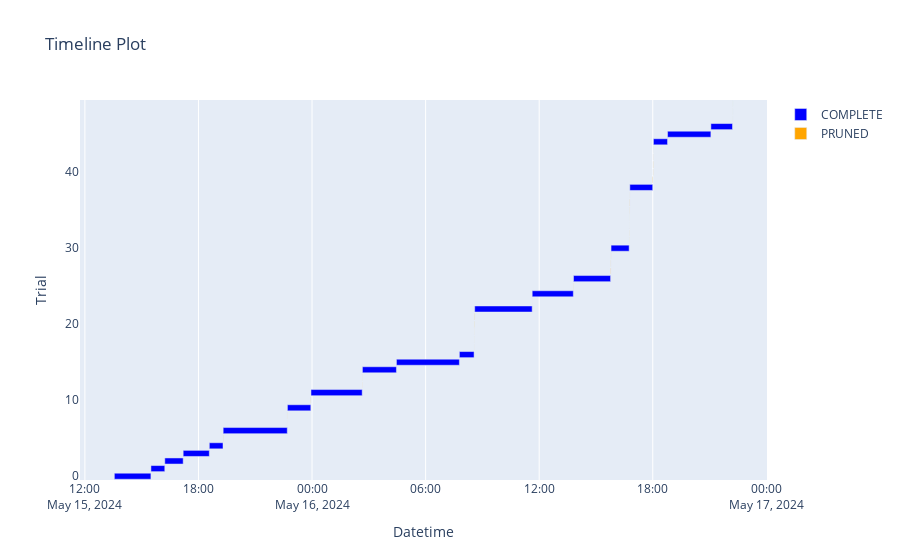

The notebook cell this image was saved under:
### Code cell
optuna.visualization.plot_timeline(study)

### Figure 1 — Plotly figure (JSON) as saved in the notebook; plotly's stock layout.template omitted (floating-point values rounded to 4 significant figures)
{"data": [{"base": ["2024-05-15T13:33:24.598141", "2024-05-15T15:29:20.532128", "2024-05-15T16:13:18.008894", "2024-05-15T17:11:34.697628", "2024-05-15T18:34:26.466184", "2024-05-15T19:18:19.059512", "2024-05-15T22:41:59.211910", "2024-05-15T23:56:38.338176", "2024-05-16T02:39:41.581544", "2024-05-16T04:27:31.174699", "2024-05-16T07:47:03.125629", "2024-05-16T08:35:35.491391", "2024-05-16T11:37:50.896980", "2024-05-16T13:48:47.693969", "2024-05-16T15:47:46.441105", "2024-05-16T16:47:15.945112", "2024-05-16T18:02:07.112490", "2024-05-16T18:46:51.139144", "2024-05-16T21:04:13.475631"], "hovertemplate": "%{text}<extra>COMPLETE</extra>", "marker": {"color": "blue"}, "name": "COMPLETE", "orientation": "h", "text": ["{<br>  \"number\": 0,<br>  \"values\": [<br>    55.081053733825684<br>  ],<br>  \"params\": {<br>    \"n_layers\": 2,<br>    \"activation\": \"relu\",<br>    \"weight_init\": \"normal\",<br>    \"n_units_l0\": 352,<br>    \"n_units_l1\": 403,<br>    \"batch_norm\": true,<br>    \"optimizer\": \"SGD\",<br>    \"learning_rate\": 0.002748485443860637,<br>    \"regularization\": \"none\",<br>    \"reg_strength\": 0.00014124655165663854,<br>    \"batch_size\": 63<br>  }<br>}", "{<br>  \"number\": 1,<br>  \"values\": [<br>    22297.441467285156<br>  ],<br>  \"params\": {<br>    \"n_layers\": 4,<br>    \"activation\": \"relu\",<br>    \"weight_init\": \"xavier\",<br>    \"n_units_l0\": 48,<br>    \"n_units_l1\": 178,<br>    \"n_units_l2\": 880,<br>    \"n_units_l3\": 107,<br>    \"batch_norm\": false,<br>    \"optimizer\": \"RMSprop\",<br>    \"learning_rate\": 0.06865322775888155,<br>    \"regularization\": \"none\",<br>    \"reg_strength\": 0.0009888722278175882,<br>    \"batch_size\": 196<br>  }<br>}", "{<br>  \"number\": 2,<br>  \"values\": [<br>    11287.121368408203<br>  ],<br>  \"params\": {<br>    \"n_layers\": 2,<br>    \"activation\": \"relu\",<br>    \"weight_init\": \"he\",<br>    \"n_units_l0\": 138,<br>    \"n_units_l1\": 29,<br>    \"batch_norm\": true,<br>    \"optimizer\": \"RMSprop\",<br>    \"learning_rate\": 0.057416019373146394,<br>    \"regularization\": \"l2\",<br>    \"reg_strength\": 0.00010323209439899802,<br>    \"batch_size\": 115<br>  }<br>}", "{<br>  \"number\": 3,<br>  \"values\": [<br>    18096.642196655273<br>  ],<br>  \"params\": {<br>    \"n_layers\": 3,<br>    \"activation\": \"elu\",<br>    \"weight_init\": \"normal\",<br>    \"n_units_l0\": 591,<br>    \"n_units_l1\": 905,<br>    \"n_units_l2\": 146,<br>    \"batch_norm\": false,<br>    \"optimizer\": \"SGD\",<br>    \"learning_rate\": 0.03478310831595321,<br>    \"regularization\": \"l2\",<br>    \"reg_strength\": 0.0006240485348485533,<br>    \"batch_size\": 196<br>  }<br>}", "{<br>  \"number\": 4,<br>  \"values\": [<br>    10702.53532409668<br>  ],<br>  \"params\": {<br>    \"n_layers\": 2,<br>    \"activation\": \"leaky_relu\",<br>    \"weight_init\": \"he\",<br>    \"n_units_l0\": 123,<br>    \"n_units_l1\": 950,<br>    \"batch_norm\": false,<br>    \"optimizer\": \"SGD\",<br>    \"learning_rate\": 0.05737221187236187,<br>    \"regularization\": \"l1\",<br>    \"reg_strength\": 0.0005275310441553517,<br>    \"batch_size\": 229<br>  }<br>}", "{<br>  \"number\": 6,<br>  \"values\": [<br>    9580.337345123291<br>  ],<br>  \"params\": {<br>    \"n_layers\": 1,<br>    \"activation\": \"relu\",<br>    \"weight_init\": \"he\",<br>    \"n_units_l0\": 590,<br>    \"batch_norm\": true,<br>    \"optimizer\": \"RMSprop\",<br>    \"learning_rate\": 0.08071244850992174,<br>    \"regularization\": \"l1\",<br>    \"reg_strength\": 0.0005566839937564286,<br>    \"batch_size\": 48<br>  }<br>}", "{<br>  \"number\": 9,<br>  \"values\": [<br>    59.18862920999527<br>  ],<br>  \"params\": {<br>    \"n_layers\": 1,<br>    \"activation\": \"relu\",<br>    \"weight_init\": \"he\",<br>    \"n_units_l0\": 529,<br>    \"batch_norm\": true,<br>    \"optimizer\": \"SGD\",<br>    \"learning_rate\": 0.09078250709182738,<br>    \"regularization\": \"none\",<br>    \"reg_strength\": 0.000617161578644656,<br>    \"batch_size\": 244<br>  }<br>}", "{<br>  \"number\": 11,<br>  \"values\": [<br>    3138.786201477051<br>  ],<br>  \"params\": {<br>    \"n_layers\": 1,<br>    \"activation\": \"elu\",<br>    \"weight_init\": \"xavier\",<br>    \"n_units_l0\": 907,<br>    \"batch_norm\": false,<br>    \"optimizer\": \"Adam\",<br>    \"learning_rate\": 0.059915039661511384,<br>    \"regularization\": \"l1\",<br>    \"reg_strength\": 0.0008075531683559567,<br>    \"batch_size\": 91<br>  }<br>}", "{<br>  \"number\": 14,<br>  \"values\": [<br>    5299.08939743042<br>  ],<br>  \"params\": {<br>    \"n_layers\": 2,<br>    \"activation\": \"relu\",<br>    \"weight_init\": \"xavier\",<br>    \"n_units_l0\": 773,<br>    \"n_units_l1\": 573,<br>    \"batch_norm\": true,<br>    \"optimizer\": \"RMSprop\",<br>    \"learning_rate\": 0.0982818832019072,<br>    \"regularization\": \"l2\",<br>    \"reg_strength\": 0.0006887248391335575,<br>    \"batch_size\": 153<br>  }<br>}", "{<br>  \"number\": 15,<br>  \"values\": [<br>    2564.150531768799<br>  ],<br>  \"params\": {<br>    \"n_layers\": 1,<br>    \"activation\": \"relu\",<br>    \"weight_init\": \"normal\",<br>    \"n_units_l0\": 911,<br>    \"batch_norm\": true,<br>    \"optimizer\": \"SGD\",<br>    \"learning_rate\": 0.02082736189649506,<br>    \"regularization\": \"l1\",<br>    \"reg_strength\": 0.000617068382088081,<br>    \"batch_size\": 72<br>  }<br>}", "{<br>  \"number\": 16,<br>  \"values\": [<br>    26.193303883075714<br>  ],<br>  \"params\": {<br>    \"n_layers\": 1,<br>    \"activation\": \"relu\",<br>    \"weight_init\": \"normal\",<br>    \"n_units_l0\": 153,<br>    \"batch_norm\": true,<br>    \"optimizer\": \"RMSprop\",<br>    \"learning_rate\": 0.032443002348021395,<br>    \"regularization\": \"none\",<br>    \"reg_strength\": 0.0008667416658923466,<br>    \"batch_size\": 244<br>  }<br>}", "{<br>  \"number\": 22,<br>  \"values\": [<br>    1571.1124501228333<br>  ],<br>  \"params\": {<br>    \"n_layers\": 1,<br>    \"activation\": \"elu\",<br>    \"weight_init\": \"he\",<br>    \"n_units_l0\": 911,<br>    \"batch_norm\": true,<br>    \"optimizer\": \"SGD\",<br>    \"learning_rate\": 0.014687769417990144,<br>    \"regularization\": \"l1\",<br>    \"reg_strength\": 0.00098243503184365,<br>    \"batch_size\": 80<br>  }<br>}", "{<br>  \"number\": 24,<br>  \"values\": [<br>    467.15779304504395<br>  ],<br>  \"params\": {<br>    \"n_layers\": 2,<br>    \"activation\": \"leaky_relu\",<br>    \"weight_init\": \"normal\",<br>    \"n_units_l0\": 938,<br>    \"n_units_l1\": 846,<br>    \"batch_norm\": true,<br>    \"optimizer\": \"SGD\",<br>    \"learning_rate\": 0.017484839976867596,<br>    \"regularization\": \"l2\",<br>    \"reg_strength\": 0.00018594526787076165,<br>    \"batch_size\": 185<br>  }<br>}", "{<br>  \"number\": 26,<br>  \"values\": [<br>    192.28686714172363<br>  ],<br>  \"params\": {<br>    \"n_layers\": 2,<br>    \"activation\": \"leaky_relu\",<br>    \"weight_init\": \"he\",<br>    \"n_units_l0\": 636,<br>    \"n_units_l1\": 672,<br>    \"batch_norm\": true,<br>    \"optimizer\": \"SGD\",<br>    \"learning_rate\": 0.04686814799118347,<br>    \"regularization\": \"none\",<br>    \"reg_strength\": 0.0007585199822165193,<br>    \"batch_size\": 93<br>  }<br>}", "{<br>  \"number\": 30,<br>  \"values\": [<br>    2741.3409996032715<br>  ],<br>  \"params\": {<br>    \"n_layers\": 2,<br>    \"activation\": \"relu\",<br>    \"weight_init\": \"xavier\",<br>    \"n_units_l0\": 210,<br>    \"n_units_l1\": 437,<br>    \"batch_norm\": true,<br>    \"optimizer\": \"Adam\",<br>    \"learning_rate\": 0.07543305199812411,<br>    \"regularization\": \"l2\",<br>    \"reg_strength\": 0.0006385804919097132,<br>    \"batch_size\": 159<br>  }<br>}", "{<br>  \"number\": 38,<br>  \"values\": [<br>    1342.6538848876953<br>  ],<br>  \"params\": {<br>    \"n_layers\": 2,<br>    \"activation\": \"elu\",<br>    \"weight_init\": \"xavier\",<br>    \"n_units_l0\": 381,<br>    \"n_units_l1\": 859,<br>    \"batch_norm\": true,<br>    \"optimizer\": \"Adam\",<br>    \"learning_rate\": 0.03303439088314285,<br>    \"regularization\": \"l2\",<br>    \"reg_strength\": 0.000295993505605448,<br>    \"batch_size\": 147<br>  }<br>}", "{<br>  \"number\": 44,<br>  \"values\": [<br>    164.99803161621094<br>  ],<br>  \"params\": {<br>    \"n_layers\": 1,<br>    \"activation\": \"elu\",<br>    \"weight_init\": \"normal\",<br>    \"n_units_l0\": 67,<br>    \"batch_norm\": true,<br>    \"optimizer\": \"SGD\",<br>    \"learning_rate\": 0.09809255833830065,<br>    \"regularization\": \"none\",<br>    \"reg_strength\": 0.0007776912812531862,<br>    \"batch_size\": 135<br>  }<br>}", "{<br>  \"number\": 45,<br>  \"values\": [<br>    31.645521581172943<br>  ],<br>  \"params\": {<br>    \"n_layers\": 3,<br>    \"activation\": \"leaky_relu\",<br>    \"weight_init\": \"he\",<br>    \"n_units_l0\": 888,<br>    \"n_units_l1\": 532,<br>    \"n_units_l2\": 415,<br>    \"batch_norm\": true,<br>    \"optimizer\": \"Adam\",<br>    \"learning_rate\": 0.05035591588974117,<br>    \"regularization\": \"none\",<br>    \"reg_strength\": 0.0005004324387281008,<br>    \"batch_size\": 203<br>  }<br>}", "{<br>  \"number\": 46,<br>  \"values\": [<br>    738.666273355484<br>  ],<br>  \"params\": {<br>    \"n_layers\": 1,<br>    \"activation\": \"elu\",<br>    \"weight_init\": \"xavier\",<br>    \"n_units_l0\": 224,<br>    \"batch_norm\": false,<br>    \"optimizer\": \"RMSprop\",<br>    \"learning_rate\": 0.015268872664356763,<br>    \"regularization\": \"l2\",<br>    \"reg_strength\": 0.00040325419532274433,<br>    \"batch_size\": 93<br>  }<br>}"], "textposition": "none", "type": "bar", "x": [6955000.0, 2637000.0, 3496000.0, 4971000.0, 2605000.0, 12190000.0, 4447000.0, 9741000.0, 6469000.0, 11970000.0, 2793000.0, 10930000.0, 7822000.0, 7051000.0, 3443000.0, 4353000.0, 2684000.0, 8242000.0, 4110000.0], "y": [0, 1, 2, 3, 4, 6, 9, 11, 14, 15, 16, 22, 24, 26, 30, 38, 44, 45, 46]}, {"base": ["2024-05-15T19:17:52.058766", "2024-05-15T22:41:31.969249", "2024-05-15T22:41:38.760641", "2024-05-15T23:56:06.589255", "2024-05-16T02:38:59.227133", "2024-05-16T02:39:23.688822", "2024-05-16T08:33:36.554084", "2024-05-16T08:33:43.645317", "2024-05-16T08:33:53.271548", "2024-05-16T08:34:03.720205", "2024-05-16T08:34:41.886321", "2024-05-16T11:37:44.811510", "2024-05-16T13:48:13.637058", "2024-05-16T15:46:18.994884", "2024-05-16T15:47:14.731251", "2024-05-16T15:47:30.989774", "2024-05-16T16:45:09.823277", "2024-05-16T16:45:23.407212", "2024-05-16T16:45:45.257744", "2024-05-16T16:45:52.135568", "2024-05-16T16:46:03.119621", "2024-05-16T16:46:29.996565", "2024-05-16T16:47:07.528071", "2024-05-16T17:59:49.201598", "2024-05-16T18:00:46.941938", "2024-05-16T18:01:07.169839", "2024-05-16T18:01:40.725711", "2024-05-16T18:01:59.534262", "2024-05-16T22:12:43.847094", "2024-05-16T22:12:56.742006", "2024-05-16T22:13:04.905073"], "hovertemplate": "%{text}<extra>PRUNED</extra>", "marker": {"color": "orange"}, "name": "PRUNED", "orientation": "h", "text": ["{<br>  \"number\": 5,<br>  \"values\": [<br>    60223.975368499756<br>  ],<br>  \"params\": {<br>    \"n_layers\": 2,<br>    \"activation\": \"relu\",<br>    \"weight_init\": \"normal\",<br>    \"n_units_l0\": 180,<br>    \"n_units_l1\": 145,<br>    \"batch_norm\": true,<br>    \"optimizer\": \"RMSprop\",<br>    \"learning_rate\": 0.09230322330929287,<br>    \"regularization\": \"none\",<br>    \"reg_strength\": 2.7184775890841562e-05,<br>    \"batch_size\": 22<br>  }<br>}", "{<br>  \"number\": 7,<br>  \"values\": [<br>    45168.98426818848<br>  ],<br>  \"params\": {<br>    \"n_layers\": 1,<br>    \"activation\": \"relu\",<br>    \"weight_init\": \"xavier\",<br>    \"n_units_l0\": 22,<br>    \"batch_norm\": false,<br>    \"optimizer\": \"Adam\",<br>    \"learning_rate\": 0.07438514714896854,<br>    \"regularization\": \"l2\",<br>    \"reg_strength\": 0.0008469819726885453,<br>    \"batch_size\": 73<br>  }<br>}", "{<br>  \"number\": 8,<br>  \"values\": [<br>    22134.963973999023<br>  ],<br>  \"params\": {<br>    \"n_layers\": 2,<br>    \"activation\": \"leaky_relu\",<br>    \"weight_init\": \"normal\",<br>    \"n_units_l0\": 610,<br>    \"n_units_l1\": 573,<br>    \"batch_norm\": false,<br>    \"optimizer\": \"Adam\",<br>    \"learning_rate\": 0.07453598974634115,<br>    \"regularization\": \"none\",<br>    \"reg_strength\": 0.00037071411371619224,<br>    \"batch_size\": 167<br>  }<br>}", "{<br>  \"number\": 10,<br>  \"values\": [<br>    25796.673400878906<br>  ],<br>  \"params\": {<br>    \"n_layers\": 4,<br>    \"activation\": \"leaky_relu\",<br>    \"weight_init\": \"normal\",<br>    \"n_units_l0\": 554,<br>    \"n_units_l1\": 927,<br>    \"n_units_l2\": 920,<br>    \"n_units_l3\": 401,<br>    \"batch_norm\": true,<br>    \"optimizer\": \"SGD\",<br>    \"learning_rate\": 0.002162265279367056,<br>    \"regularization\": \"none\",<br>    \"reg_strength\": 0.00017702005931948022,<br>    \"batch_size\": 96<br>  }<br>}", "{<br>  \"number\": 12,<br>  \"values\": [<br>    22302.262817382812<br>  ],<br>  \"params\": {<br>    \"n_layers\": 4,<br>    \"activation\": \"elu\",<br>    \"weight_init\": \"he\",<br>    \"n_units_l0\": 682,<br>    \"n_units_l1\": 920,<br>    \"n_units_l2\": 10,<br>    \"n_units_l3\": 977,<br>    \"batch_norm\": false,<br>    \"optimizer\": \"RMSprop\",<br>    \"learning_rate\": 0.06281133906875197,<br>    \"regularization\": \"l2\",<br>    \"reg_strength\": 0.0008584555225926134,<br>    \"batch_size\": 197<br>  }<br>}", "{<br>  \"number\": 13,<br>  \"values\": [<br>    46941.10981750488<br>  ],<br>  \"params\": {<br>    \"n_layers\": 3,<br>    \"activation\": \"relu\",<br>    \"weight_init\": \"he\",<br>    \"n_units_l0\": 407,<br>    \"n_units_l1\": 324,<br>    \"n_units_l2\": 626,<br>    \"batch_norm\": false,<br>    \"optimizer\": \"Adam\",<br>    \"learning_rate\": 0.03434119051504456,<br>    \"regularization\": \"l2\",<br>    \"reg_strength\": 0.000663057092562887,<br>    \"batch_size\": 81<br>  }<br>}", "{<br>  \"number\": 17,<br>  \"values\": [<br>    30030.16424560547<br>  ],<br>  \"params\": {<br>    \"n_layers\": 4,<br>    \"activation\": \"relu\",<br>    \"weight_init\": \"normal\",<br>    \"n_units_l0\": 44,<br>    \"n_units_l1\": 773,<br>    \"n_units_l2\": 735,<br>    \"n_units_l3\": 267,<br>    \"batch_norm\": false,<br>    \"optimizer\": \"RMSprop\",<br>    \"learning_rate\": 0.07827711398426936,<br>    \"regularization\": \"none\",<br>    \"reg_strength\": 0.0009014071279129246,<br>    \"batch_size\": 146<br>  }<br>}", "{<br>  \"number\": 18,<br>  \"values\": [<br>    42863.22880554199<br>  ],<br>  \"params\": {<br>    \"n_layers\": 4,<br>    \"activation\": \"leaky_relu\",<br>    \"weight_init\": \"he\",<br>    \"n_units_l0\": 35,<br>    \"n_units_l1\": 168,<br>    \"n_units_l2\": 748,<br>    \"n_units_l3\": 40,<br>    \"batch_norm\": false,<br>    \"optimizer\": \"Adam\",<br>    \"learning_rate\": 0.04419600903203486,<br>    \"regularization\": \"l1\",<br>    \"reg_strength\": 0.00024848516886059256,<br>    \"batch_size\": 79<br>  }<br>}", "{<br>  \"number\": 19,<br>  \"values\": [<br>    15193.458068847656<br>  ],<br>  \"params\": {<br>    \"n_layers\": 4,<br>    \"activation\": \"elu\",<br>    \"weight_init\": \"xavier\",<br>    \"n_units_l0\": 37,<br>    \"n_units_l1\": 598,<br>    \"n_units_l2\": 846,<br>    \"n_units_l3\": 387,<br>    \"batch_norm\": true,<br>    \"optimizer\": \"RMSprop\",<br>    \"learning_rate\": 0.0032419834316911628,<br>    \"regularization\": \"l2\",<br>    \"reg_strength\": 0.00022221130158916485,<br>    \"batch_size\": 80<br>  }<br>}", "{<br>  \"number\": 20,<br>  \"values\": [<br>    15466.565472602844<br>  ],<br>  \"params\": {<br>    \"n_layers\": 1,<br>    \"activation\": \"elu\",<br>    \"weight_init\": \"he\",<br>    \"n_units_l0\": 349,<br>    \"batch_norm\": true,<br>    \"optimizer\": \"Adam\",<br>    \"learning_rate\": 0.007847906116496247,<br>    \"regularization\": \"l2\",<br>    \"reg_strength\": 0.00011422858084482289,<br>    \"batch_size\": 22<br>  }<br>}", "{<br>  \"number\": 21,<br>  \"values\": [<br>    29350.438247680664<br>  ],<br>  \"params\": {<br>    \"n_layers\": 4,<br>    \"activation\": \"leaky_relu\",<br>    \"weight_init\": \"xavier\",<br>    \"n_units_l0\": 805,<br>    \"n_units_l1\": 408,<br>    \"n_units_l2\": 906,<br>    \"n_units_l3\": 46,<br>    \"batch_norm\": true,<br>    \"optimizer\": \"Adam\",<br>    \"learning_rate\": 0.00031176548239344033,<br>    \"regularization\": \"none\",<br>    \"reg_strength\": 0.0009153590455948729,<br>    \"batch_size\": 51<br>  }<br>}", "{<br>  \"number\": 23,<br>  \"values\": [<br>    23900.57015991211<br>  ],<br>  \"params\": {<br>    \"n_layers\": 3,<br>    \"activation\": \"leaky_relu\",<br>    \"weight_init\": \"normal\",<br>    \"n_units_l0\": 40,<br>    \"n_units_l1\": 720,<br>    \"n_units_l2\": 892,<br>    \"batch_norm\": false,<br>    \"optimizer\": \"RMSprop\",<br>    \"learning_rate\": 0.06902588453759316,<br>    \"regularization\": \"l1\",<br>    \"reg_strength\": 1.0339229388549266e-05,<br>    \"batch_size\": 154<br>  }<br>}", "{<br>  \"number\": 25,<br>  \"values\": [<br>    114245.30424499512<br>  ],<br>  \"params\": {<br>    \"n_layers\": 1,<br>    \"activation\": \"relu\",<br>    \"weight_init\": \"xavier\",<br>    \"n_units_l0\": 524,<br>    \"batch_norm\": false,<br>    \"optimizer\": \"Adam\",<br>    \"learning_rate\": 0.09759914694240719,<br>    \"regularization\": \"none\",<br>    \"reg_strength\": 9.448351872166328e-05,<br>    \"batch_size\": 31<br>  }<br>}", "{<br>  \"number\": 27,<br>  \"values\": [<br>    217484.3299255371<br>  ],<br>  \"params\": {<br>    \"n_layers\": 4,<br>    \"activation\": \"elu\",<br>    \"weight_init\": \"he\",<br>    \"n_units_l0\": 319,<br>    \"n_units_l1\": 509,<br>    \"n_units_l2\": 677,<br>    \"n_units_l3\": 773,<br>    \"batch_norm\": true,<br>    \"optimizer\": \"RMSprop\",<br>    \"learning_rate\": 0.06725025976692686,<br>    \"regularization\": \"l2\",<br>    \"reg_strength\": 0.000644716723672236,<br>    \"batch_size\": 17<br>  }<br>}", "{<br>  \"number\": 28,<br>  \"values\": [<br>    18494.80581665039<br>  ],<br>  \"params\": {<br>    \"n_layers\": 2,<br>    \"activation\": \"relu\",<br>    \"weight_init\": \"he\",<br>    \"n_units_l0\": 565,<br>    \"n_units_l1\": 675,<br>    \"batch_norm\": false,<br>    \"optimizer\": \"RMSprop\",<br>    \"learning_rate\": 0.07738219073154576,<br>    \"regularization\": \"l1\",<br>    \"reg_strength\": 0.00021447954439195158,<br>    \"batch_size\": 200<br>  }<br>}", "{<br>  \"number\": 29,<br>  \"values\": [<br>    8786.553176879883<br>  ],<br>  \"params\": {<br>    \"n_layers\": 2,<br>    \"activation\": \"leaky_relu\",<br>    \"weight_init\": \"he\",<br>    \"n_units_l0\": 383,<br>    \"n_units_l1\": 36,<br>    \"batch_norm\": false,<br>    \"optimizer\": \"Adam\",<br>    \"learning_rate\": 0.0207704899237634,<br>    \"regularization\": \"none\",<br>    \"reg_strength\": 0.00030521346993269967,<br>    \"batch_size\": 217<br>  }<br>}", "{<br>  \"number\": 31,<br>  \"values\": [<br>    3839.4162282943726<br>  ],<br>  \"params\": {<br>    \"n_layers\": 2,<br>    \"activation\": \"leaky_relu\",<br>    \"weight_init\": \"normal\",<br>    \"n_units_l0\": 200,<br>    \"n_units_l1\": 401,<br>    \"batch_norm\": true,<br>    \"optimizer\": \"Adam\",<br>    \"learning_rate\": 0.04941668542697355,<br>    \"regularization\": \"l1\",<br>    \"reg_strength\": 0.0005084137782453423,<br>    \"batch_size\": 79<br>  }<br>}", "{<br>  \"number\": 32,<br>  \"values\": [<br>    56062.003326416016<br>  ],<br>  \"params\": {<br>    \"n_layers\": 2,<br>    \"activation\": \"leaky_relu\",<br>    \"weight_init\": \"he\",<br>    \"n_units_l0\": 54,<br>    \"n_units_l1\": 790,<br>    \"batch_norm\": false,<br>    \"optimizer\": \"Adam\",<br>    \"learning_rate\": 0.021669554660794652,<br>    \"regularization\": \"none\",<br>    \"reg_strength\": 0.0008621045911094065,<br>    \"batch_size\": 20<br>  }<br>}", "{<br>  \"number\": 33,<br>  \"values\": [<br>    375320.8984375<br>  ],<br>  \"params\": {<br>    \"n_layers\": 4,<br>    \"activation\": \"elu\",<br>    \"weight_init\": \"xavier\",<br>    \"n_units_l0\": 13,<br>    \"n_units_l1\": 935,<br>    \"n_units_l2\": 860,<br>    \"n_units_l3\": 732,<br>    \"batch_norm\": false,<br>    \"optimizer\": \"Adam\",<br>    \"learning_rate\": 0.0750649256743258,<br>    \"regularization\": \"l2\",<br>    \"reg_strength\": 4.109744967366914e-06,<br>    \"batch_size\": 202<br>  }<br>}", "{<br>  \"number\": 34,<br>  \"values\": [<br>    26176.23062133789<br>  ],<br>  \"params\": {<br>    \"n_layers\": 4,<br>    \"activation\": \"relu\",<br>    \"weight_init\": \"xavier\",<br>    \"n_units_l0\": 294,<br>    \"n_units_l1\": 147,<br>    \"n_units_l2\": 297,<br>    \"n_units_l3\": 618,<br>    \"batch_norm\": false,<br>    \"optimizer\": \"RMSprop\",<br>    \"learning_rate\": 0.034576425129338485,<br>    \"regularization\": \"none\",<br>    \"reg_strength\": 0.00031545092163669247,<br>    \"batch_size\": 167<br>  }<br>}", "{<br>  \"number\": 35,<br>  \"values\": [<br>    28972.572982788086<br>  ],<br>  \"params\": {<br>    \"n_layers\": 4,<br>    \"activation\": \"leaky_relu\",<br>    \"weight_init\": \"he\",<br>    \"n_units_l0\": 911,<br>    \"n_units_l1\": 610,<br>    \"n_units_l2\": 769,<br>    \"n_units_l3\": 510,<br>    \"batch_norm\": false,<br>    \"optimizer\": \"SGD\",<br>    \"learning_rate\": 0.05179082621675048,<br>    \"regularization\": \"l1\",<br>    \"reg_strength\": 0.0007010253104460556,<br>    \"batch_size\": 146<br>  }<br>}", "{<br>  \"number\": 36,<br>  \"values\": [<br>    18675.359497070312<br>  ],<br>  \"params\": {<br>    \"n_layers\": 4,<br>    \"activation\": \"leaky_relu\",<br>    \"weight_init\": \"he\",<br>    \"n_units_l0\": 947,<br>    \"n_units_l1\": 18,<br>    \"n_units_l2\": 825,<br>    \"n_units_l3\": 863,<br>    \"batch_norm\": true,<br>    \"optimizer\": \"Adam\",<br>    \"learning_rate\": 0.09278562079257283,<br>    \"regularization\": \"none\",<br>    \"reg_strength\": 0.0004191594477383346,<br>    \"batch_size\": 180<br>  }<br>}", "{<br>  \"number\": 37,<br>  \"values\": [<br>    79114.62078857422<br>  ],<br>  \"params\": {<br>    \"n_layers\": 2,<br>    \"activation\": \"elu\",<br>    \"weight_init\": \"he\",<br>    \"n_units_l0\": 23,<br>    \"n_units_l1\": 719,<br>    \"batch_norm\": false,<br>    \"optimizer\": \"RMSprop\",<br>    \"learning_rate\": 0.07778706920114895,<br>    \"regularization\": \"l1\",<br>    \"reg_strength\": 0.00032249814342451613,<br>    \"batch_size\": 57<br>  }<br>}", "{<br>  \"number\": 39,<br>  \"values\": [<br>    71644.04573059082<br>  ],<br>  \"params\": {<br>    \"n_layers\": 2,<br>    \"activation\": \"leaky_relu\",<br>    \"weight_init\": \"xavier\",<br>    \"n_units_l0\": 923,<br>    \"n_units_l1\": 286,<br>    \"batch_norm\": false,<br>    \"optimizer\": \"SGD\",<br>    \"learning_rate\": 0.09384880436675484,<br>    \"regularization\": \"l1\",<br>    \"reg_strength\": 0.00034261088346615004,<br>    \"batch_size\": 50<br>  }<br>}", "{<br>  \"number\": 40,<br>  \"values\": [<br>    23578.1192779541<br>  ],<br>  \"params\": {<br>    \"n_layers\": 3,<br>    \"activation\": \"relu\",<br>    \"weight_init\": \"he\",<br>    \"n_units_l0\": 378,<br>    \"n_units_l1\": 362,<br>    \"n_units_l2\": 67,<br>    \"batch_norm\": false,<br>    \"optimizer\": \"RMSprop\",<br>    \"learning_rate\": 0.01495318542589686,<br>    \"regularization\": \"l1\",<br>    \"reg_strength\": 0.0004633762795895517,<br>    \"batch_size\": 119<br>  }<br>}", "{<br>  \"number\": 41,<br>  \"values\": [<br>    4954.964275360107<br>  ],<br>  \"params\": {<br>    \"n_layers\": 2,<br>    \"activation\": \"leaky_relu\",<br>    \"weight_init\": \"he\",<br>    \"n_units_l0\": 611,<br>    \"n_units_l1\": 154,<br>    \"batch_norm\": true,<br>    \"optimizer\": \"Adam\",<br>    \"learning_rate\": 0.012483882493917232,<br>    \"regularization\": \"l1\",<br>    \"reg_strength\": 0.0006454405546201832,<br>    \"batch_size\": 52<br>  }<br>}", "{<br>  \"number\": 42,<br>  \"values\": [<br>    17437.97932434082<br>  ],<br>  \"params\": {<br>    \"n_layers\": 3,<br>    \"activation\": \"relu\",<br>    \"weight_init\": \"xavier\",<br>    \"n_units_l0\": 584,<br>    \"n_units_l1\": 926,<br>    \"n_units_l2\": 74,<br>    \"batch_norm\": true,<br>    \"optimizer\": \"RMSprop\",<br>    \"learning_rate\": 0.062370804395660215,<br>    \"regularization\": \"l1\",<br>    \"reg_strength\": 0.0007038158117739762,<br>    \"batch_size\": 177<br>  }<br>}", "{<br>  \"number\": 43,<br>  \"values\": [<br>    22204.130752563477<br>  ],<br>  \"params\": {<br>    \"n_layers\": 2,<br>    \"activation\": \"leaky_relu\",<br>    \"weight_init\": \"he\",<br>    \"n_units_l0\": 38,<br>    \"n_units_l1\": 648,<br>    \"batch_norm\": true,<br>    \"optimizer\": \"SGD\",<br>    \"learning_rate\": 0.09794854058443885,<br>    \"regularization\": \"l1\",<br>    \"reg_strength\": 0.0008892419580183755,<br>    \"batch_size\": 101<br>  }<br>}", "{<br>  \"number\": 47,<br>  \"values\": [<br>    20703.988189697266<br>  ],<br>  \"params\": {<br>    \"n_layers\": 3,<br>    \"activation\": \"relu\",<br>    \"weight_init\": \"he\",<br>    \"n_units_l0\": 479,<br>    \"n_units_l1\": 356,<br>    \"n_units_l2\": 938,<br>    \"batch_norm\": false,<br>    \"optimizer\": \"Adam\",<br>    \"learning_rate\": 0.02536563911966912,<br>    \"regularization\": \"l2\",<br>    \"reg_strength\": 0.00022090854535295425,<br>    \"batch_size\": 177<br>  }<br>}", "{<br>  \"number\": 48,<br>  \"values\": [<br>    3362.1582708358765<br>  ],<br>  \"params\": {<br>    \"n_layers\": 1,<br>    \"activation\": \"leaky_relu\",<br>    \"weight_init\": \"xavier\",<br>    \"n_units_l0\": 85,<br>    \"batch_norm\": false,<br>    \"optimizer\": \"Adam\",<br>    \"learning_rate\": 0.033948278234520776,<br>    \"regularization\": \"l1\",<br>    \"reg_strength\": 0.000669127809316947,<br>    \"batch_size\": 94<br>  }<br>}", "{<br>  \"number\": 49,<br>  \"values\": [<br>    13453.819160461426<br>  ],<br>  \"params\": {<br>    \"n_layers\": 4,<br>    \"activation\": \"leaky_relu\",<br>    \"weight_init\": \"he\",<br>    \"n_units_l0\": 51,<br>    \"n_units_l1\": 328,<br>    \"n_units_l2\": 46,<br>    \"n_units_l3\": 697,<br>    \"batch_norm\": true,<br>    \"optimizer\": \"Adam\",<br>    \"learning_rate\": 0.0134879638648883,<br>    \"regularization\": \"l1\",<br>    \"reg_strength\": 0.0006055116637198659,<br>    \"batch_size\": 139<br>  }<br>}"], "textposition": "none", "type": "bar", "x": [26930.0, 6756.0, 20410.0, 31700.0, 24390.0, 17810.0, 7046.0, 9581.0, 10410.0, 38110.0, 53560.0, 6051.0, 34010.0, 55690.0, 16210.0, 15410.0, 13530.0, 21810.0, 6839.0, 10950.0, 26820.0, 37490.0, 8380.0, 57690.0, 20160.0, 33470.0, 18740.0, 7543.0, 12860.0, 8120.0, 7675.0], "y": [5, 7, 8, 10, 12, 13, 17, 18, 19, 20, 21, 23, 25, 27, 28, 29, 31, 32, 33, 34, 35, 36, 37, 39, 40, 41, 42, 43, 47, 48, 49]}], "layout": {"showlegend": true, "title": {"text": "Timeline Plot"}, "xaxis": {"title": {"text": "Datetime"}, "type": "date"}, "yaxis": {"title": {"text": "Trial"}}}}
